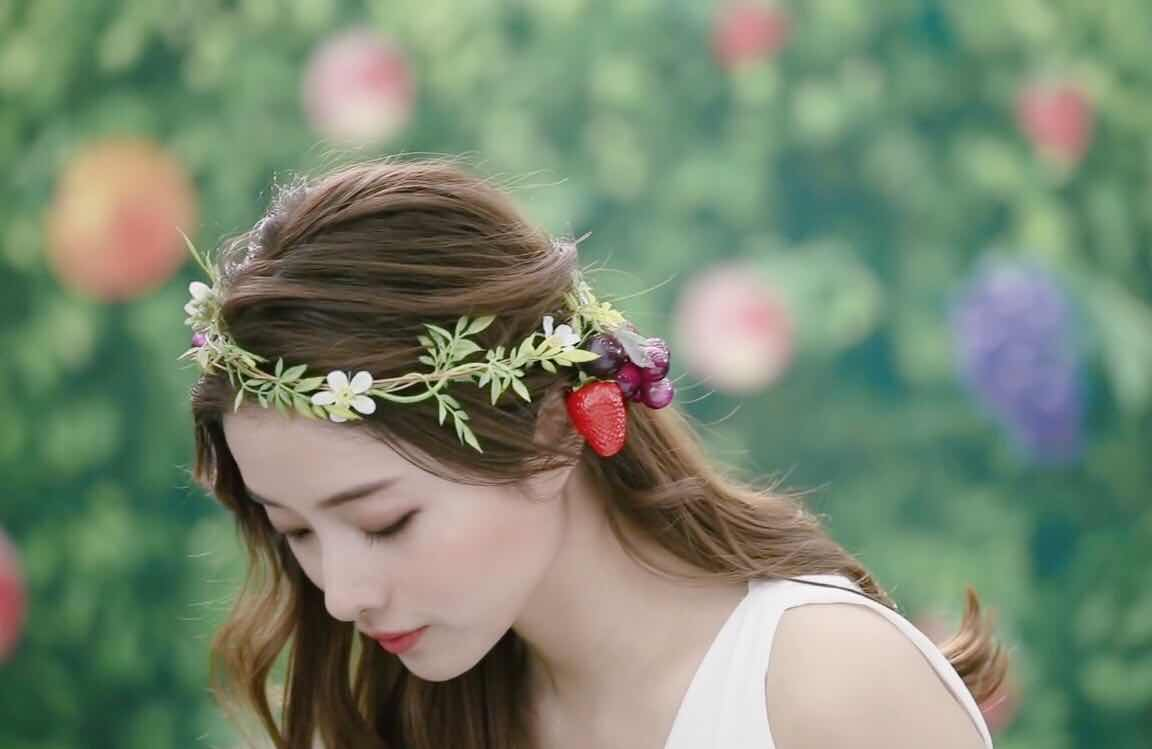
%> input picture SOFT130051多媒体技术基础/pj2/satomi.jpg, 1152 x 749 px
$ octave test_4.m   (GNU Octave 9; MATLAB toolbox functions it lacks are replaced by stand-ins)
%> lines starting %> are read from the running program, lines starting %| are printed output that depends on the picture
% Add salt and pepper noise to a given image, and choose at least two
% denoising algorithms you know to remove salt and pepper noise.
% Provide a comparison chart of the results after denoising, and analyze
% the reasons for this difference through the algorithm

% read original image
originalImage = imread('satomi.jpg');
%> originalImage is the input picture: size 749x1152x3 uint8; mean R, G, B 121, 134.2, 112.2

% --- ADD NOISE ---
% add noise to image (salt&pepper noise, 0.04 density) using imnoise()
noisyImage = imnoise(originalImage, 'salt & pepper', 0.04);
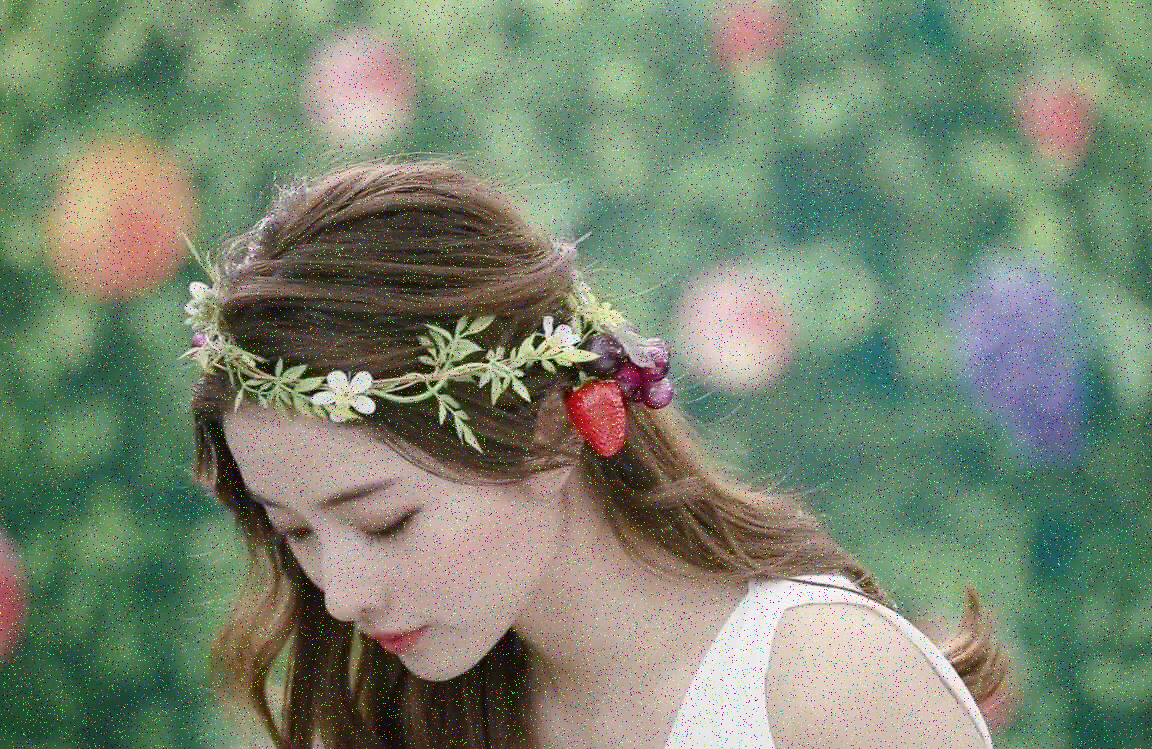
%> noisyImage: size 749x1152x3 uint8; mean R, G, B 121.3, 134, 112.8
% display both original image and noisy image
figure;
subplot(1, 2, 1), imshow(originalImage), title('原始图像');
subplot(1, 2, 2), imshow(noisyImage), title('带椒盐噪声的图像');

% --- DENOISE ---

% 1: mean filter with 3*3 window
averageFiltered = imfilter(noisyImage, fspecial('average', [3, 3]));
figure;
subplot(1, 3, 1), imshow(originalImage), title('原始图像');
subplot(1, 3, 2), imshow(noisyImage), title('加椒盐噪声的图像');
subplot(1, 3, 3), imshow(averageFiltered), title('均值滤波去噪后的图像');


% 2: median filter with 3*3 window
% Since medfilt2 only supports 2-dimensional matrices, filter R/G/B channels separately
medianFiltered(:, :, 1) = medfilt2(noisyImage(:, :, 1), [3 3]);
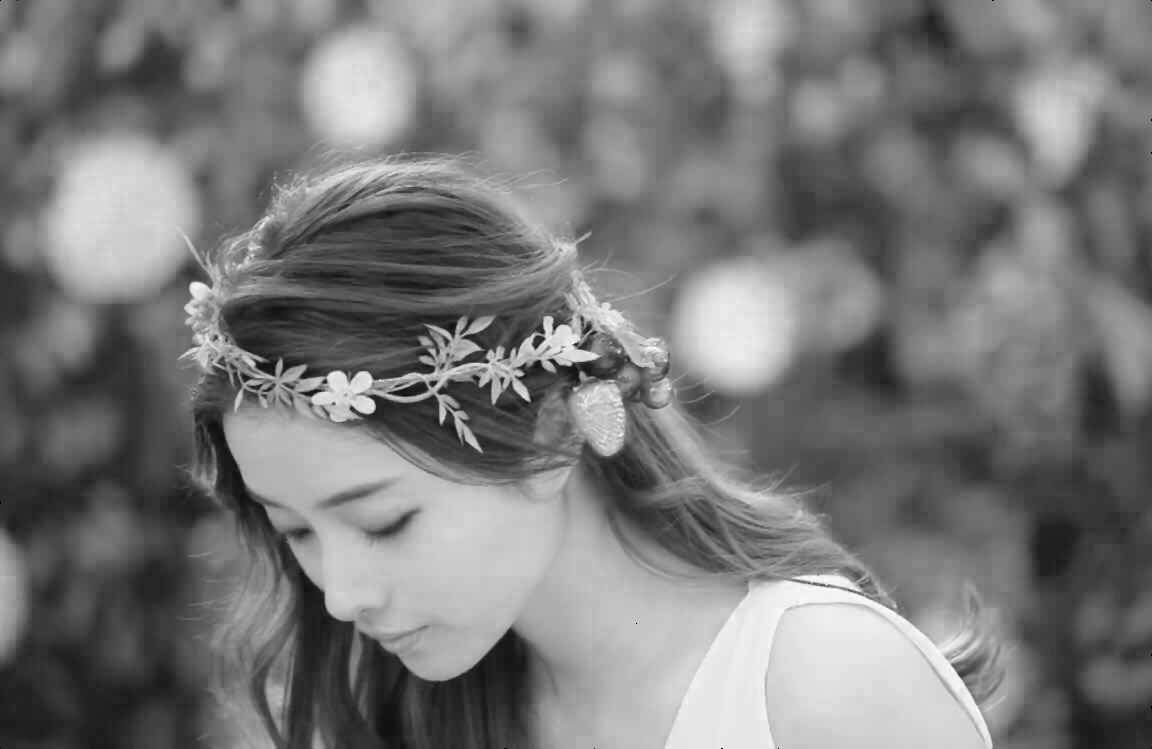
%> medianFiltered: size 749x1152 uint8; min 0, max 255, mean 121
medianFiltered(:, :, 2) = medfilt2(noisyImage(:, :, 2), [3 3]);
medianFiltered(:, :, 3) = medfilt2(noisyImage(:, :, 3), [3 3]);
%> medianFiltered: size 749x1152x3 uint8
figure;
subplot(1, 3, 1), imshow(originalImage), title('原始图像');
subplot(1, 3, 2), imshow(noisyImage), title('带椒盐噪声的图像');
subplot(1, 3, 3), imshow(medianFiltered), title('中值滤波去噪后的图像');

% 3: Gaussian filter with a standard deviation (σ) of 1
denoisedGaussian = imgaussfilt(noisyImage, 1);
figure;
subplot(1, 3, 1), imshow(originalImage), title('原始图像');
subplot(1, 3, 2), imshow(noisyImage), title('带椒盐噪声的图像');
subplot(1, 3, 3), imshow(denoisedGaussian), title('高斯滤波去噪后的图像');
